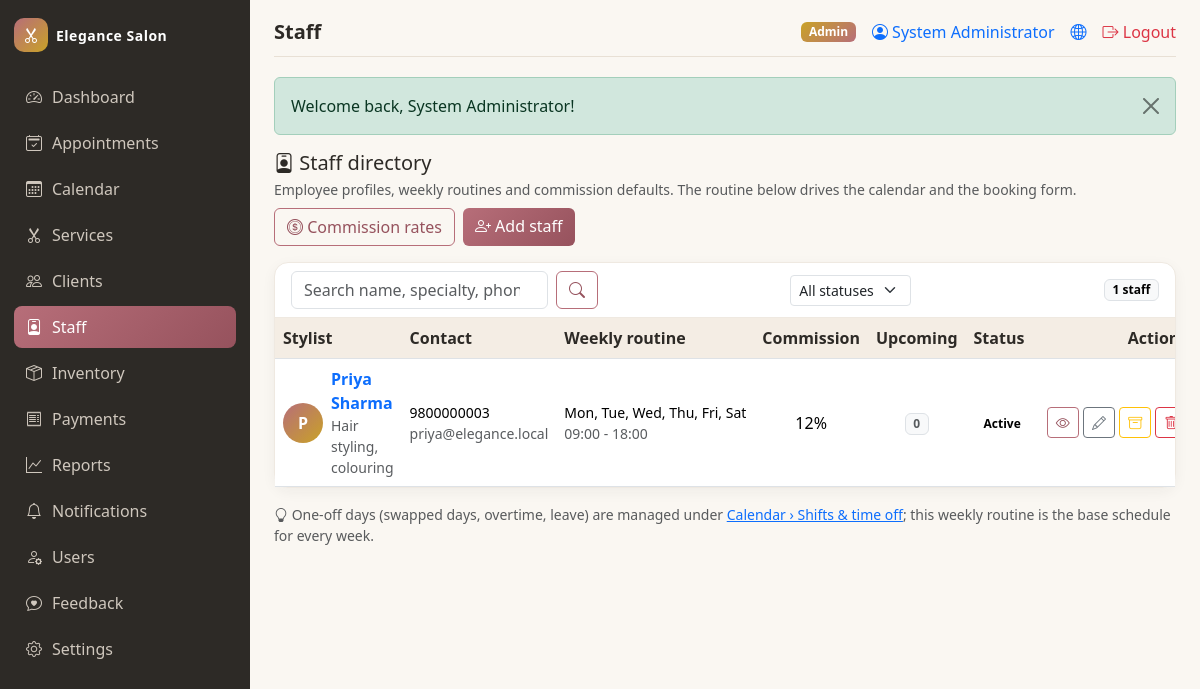
Screenshot of /modules/staff/index.php (signed in) with the database file from the repository.
### tables this page shows
CREATE TABLE staff (
  staff_id        INT UNSIGNED AUTO_INCREMENT PRIMARY KEY,
  user_id         INT UNSIGNED DEFAULT NULL UNIQUE,
  name            VARCHAR(100) NOT NULL,
  email           VARCHAR(120) DEFAULT NULL,
  phone           VARCHAR(20)  DEFAULT NULL,
  specialization  VARCHAR(150) DEFAULT NULL,
  commission_rate DECIMAL(5,2) NOT NULL DEFAULT 10.00,    
  work_days       SET('Mon','Tue','Wed','Thu','Fri','Sat','Sun')
                  NOT NULL DEFAULT 'Mon,Tue,Wed,Thu,Fri,Sat',
  shift_start     TIME NOT NULL DEFAULT '09:00:00',
  shift_end       TIME NOT NULL DEFAULT '18:00:00',
  hire_date       DATE DEFAULT NULL,
  status          ENUM('active','on_leave','inactive') NOT NULL DEFAULT 'active',
  created_at      TIMESTAMP NOT NULL DEFAULT CURRENT_TIMESTAMP,
  CONSTRAINT fk_staff_user FOREIGN KEY (user_id)
      REFERENCES users(user_id) ON DELETE SET NULL
);

### modules/staff/index.php (the view, shortened to what this page needs)
<?php
require_once __DIR__ . '/../../includes/init.php';
 $self = BASE_URL . 'modules/staff/';
 $q        = get('q');
 $status_f = get('status');
if (!in_array($status_f, array('active', 'on_leave', 'inactive'), true)) {
    $status_f = '';
}
 $page     = max(1, (int)get('page', 1));
 $per_page = 10;
 $offset   = ($page - 1) * $per_page;
 $conds  = array();
 $types  = '';
 $params = array();
 $where = $conds ? 'WHERE ' . implode(' AND ', $conds) : '';
 $stmt = mysqli_prepare($conn, "SELECT COUNT(*) FROM staff st $where");
mysqli_stmt_execute($stmt);
 $total_rows = (int)mysqli_fetch_row(mysqli_stmt_get_result($stmt))[0];
 $sql = "SELECT st.*, u.username AS login_username,
               (SELECT COUNT(*) FROM appointments a
                 WHERE a.staff_id = st.staff_id
                   AND a.appointment_date >= CURDATE()
                   AND a.status IN ('scheduled','confirmed')) AS upcoming
        FROM staff st
        LEFT JOIN users u ON u.user_id = st.user_id
        $where
        ORDER BY FIELD(st.status, 'active', 'on_leave', 'inactive'), st.name ASC
        LIMIT ? OFFSET ?";
 $types   .= 'ii';
 $params[] = $per_page;
 $params[] = $offset;
 $stmt = mysqli_prepare($conn, $sql);
mysqli_stmt_bind_param($stmt, $types, ...$params);
mysqli_stmt_execute($stmt);
 $members = mysqli_fetch_all(mysqli_stmt_get_result($stmt), MYSQLI_ASSOC);
 $status_pill = array(
    'active'   => 'pill-active',
    'on_leave' => 'pill-on_leave',
    'inactive' => 'pill-inactive',
);
require_once __DIR__ . '/../../includes/dash_header.php';
?>
<div class="d-flex flex-wrap justify-content-between align-items-center gap-2 mb-3">
    <div>
        <h5 class="mb-1"><i class="bi bi-person-badge"></i> Staff directory</h5>
        <p class="text-muted small mb-0">
            Employee profiles, weekly routines and commission defaults.
            The routine below drives the calendar and the booking form.
        </p>
    </div>
    <div class="d-flex gap-2">
        <a class="btn btn-outline-salon" href="<?= $self ?>commissions.php">
            <i class="bi bi-coin"></i> Commission rates
        </a>
        <a class="btn btn-salon" href="<?= $self ?>form.php"><i class="bi bi-person-plus"></i> Add staff</a>
    </div>
</div>
<div class="card card-salon">
    <div class="card-header d-flex flex-wrap justify-content-between align-items-center gap-2">
        <form class="d-flex search-bar" method="get" action="<?= $self ?>index.php">
            <input type="search" class="form-control" name="q" value="<?= e($q) ?>"
                   placeholder="Search name, specialty, phone or email...">
            <button class="btn btn-outline-salon ms-2" type="submit"><i class="bi bi-search"></i></button>
        </form>
        <form method="get" action="<?= $self ?>index.php" class="d-flex align-items-center gap-2">
            <select name="status" class="form-select form-select-sm" onchange="this.form.submit()">
                <option value="">All statuses</option>
            </select>
        </form>
        <span class="badge text-bg-light border"><?= $total_rows ?> staff</span>
    </div>
    <div class="card-body p-0">
        <?php if (!$members): ?>
            <div class="p-5 text-center text-muted">
                <i class="bi bi-person-badge fs-1 d-block mb-2"></i>
                <?php if ($q !== '' || $status_f !== ''): ?>
                    No staff match your filters.
                <?php else: ?>
                    No staff profiles yet - click <b>Add staff</b> to create the first one.
                <?php endif; ?>
            </div>
        <?php else: ?>
            <div class="table-responsive">
                <table class="table table-hover mb-0 align-middle">
                    <thead>
                        <tr>
                            <th>Stylist</th>
                            <th>Contact</th>
                            <th>Weekly routine</th>
                            <th class="text-center">Commission</th>
                            <th class="text-center">Upcoming</th>
                            <th>Status</th>
                            <th class="text-end">Actions</th>
                        </tr>
                    </thead>
                    <tbody>
                    <?php foreach ($members as $m): ?>
                        <tr class="<?= $m['status'] === 'inactive' ? 'table-light' : '' ?>">
                            <td>
                                <div class="d-flex align-items-center gap-2">
                                    <span class="avatar-circle" style="width:40px;height:40px;flex:0 0 40px;font-size:1rem;">
                                        <?= e(mb_strtoupper(mb_substr($m['name'], 0, 1))) ?>
                                    </span>
                                    <div>
                                        <a class="fw-semibold text-decoration-none" href="<?= $self ?>view.php?id=<?= (int)$m['staff_id'] ?>">
                                            <?= e($m['name']) ?>
                                        </a>
                                        <div class="small text-muted"><?= e($m['specialization'] !== null && $m['specialization'] !== '' ? $m['specialization'] : '-') ?></div>
                                    </div>
                                </div>
                            </td>
                            <td class="small">
                                <?= e($m['phone'] !== null && $m['phone'] !== '' ? $m['phone'] : '-') ?>
                                <div class="text-muted"><?= e($m['email'] !== null && $m['email'] !== '' ? $m['email'] : '') ?></div>
                            </td>
                            <td class="small text-nowrap">
                                <?= e(str_replace(',', ', ', $m['work_days'])) ?>
                                <div class="text-muted">
                                    <?= e(date('H:i', strtotime($m['shift_start']))) ?>
                                    - <?= e(date('H:i', strtotime($m['shift_end']))) ?>
                                </div>
                            </td>
                            <td class="text-center"><?= e(rtrim(rtrim($m['commission_rate'], '0'), '.')) ?>%</td>
                            <td class="text-center">
                                <span class="badge <?= $m['upcoming'] > 0 ? 'text-bg-light border' : 'text-bg-light border text-muted' ?>">
                                    <?= (int)$m['upcoming'] ?>
                                </span>
                            </td>
                            <td><span class="pill <?= $status_pill[$m['status']] ?>"><?= e(ucwords(str_replace('_', ' ', $m['status']))) ?></span></td>
                            <td class="text-end text-nowrap">
                                <a class="btn btn-sm btn-outline-salon" href="<?= $self ?>view.php?id=<?= (int)$m['staff_id'] ?>" title="View profile">
                                    <i class="bi bi-eye"></i>
                                </a>
                                <a class="btn btn-sm btn-outline-secondary" href="<?= $self ?>form.php?id=<?= (int)$m['staff_id'] ?>" title="Edit">
                                    <i class="bi bi-pencil"></i>
                                </a>
                                <form class="d-inline" method="post" action="<?= $self ?>index.php"
                                      data-confirm="<?= $m['status'] === 'active' ? 'Mark this profile as inactive?' : 'Mark this profile as active?' ?>">
                                    <button class="btn btn-sm btn-outline-warning" type="submit"
                                            title="<?= $m['status'] === 'active' ? 'Deactivate' : 'Activate' ?>">
                                        <i class="bi bi-<?= $m['status'] === 'active' ? 'archive' : 'arrow-counterclockwise' ?>"></i>
                                    </button>
                                </form>
                                <form class="d-inline" method="post" action="<?= $self ?>index.php"
                                      data-confirm="Permanently delete this staff profile? This cannot be undone.">
                                    <button class="btn btn-sm btn-outline-danger" type="submit" title="Delete">
                                        <i class="bi bi-trash"></i>
                                    </button>
                                </form>
                            </td>
                        </tr>
                    <?php endforeach; ?>
                    </tbody>
                </table>
            </div>
        <?php endif; ?>
    </div>
</div>
<p class="text-muted small mt-3 mb-0">
    <i class="bi bi-lightbulb"></i> One-off days (swapped days, overtime, leave) are managed under
    <a href="<?= BASE_URL ?>modules/calendar/shifts.php">Calendar &rsaquo; Shifts &amp; time off</a>;
    this weekly routine is the base schedule for every week.
</p>
<?php require_once __DIR__ . '/../../includes/dash_footer.php'; ?>

### assets/css/style.css (style rules this page uses)
:root { --salon-rose: #b76e79; --salon-rose-d: #96525d; --salon-gold: #c9a227; --salon-ink: #2d2a26; --salon-cream: #faf7f2; --salon-panel: #ffffff; --sidebar-w: 250px; }
body { background: var(--salon-cream); color: var(--salon-ink); font-family: "Segoe UI", system-ui, -apple-system, sans-serif; min-height: 100vh; display: flex; flex-direction: column; }
.btn-salon { background: linear-gradient(135deg, var(--salon-rose), var(--salon-rose-d)); color: #fff; border: none; }
.btn-outline-salon { border: 1px solid var(--salon-rose); color: var(--salon-rose-d); }
.card-salon { border: 1px solid #efe9e1; border-radius: 14px; box-shadow: 0 4px 14px rgba(45,42,38,.05); background: var(--salon-panel); }
.card-salon .card-header { background: transparent; border-bottom: 1px solid #efe9e1; font-weight: 600; }
.table > thead th { background: #f4ede4; color: var(--salon-ink); }
.pill { display: inline-block; padding: 3px 10px; border-radius: 20px; font-size: .75rem; font-weight: 600; }
.avatar-circle { width: 64px; height: 64px; border-radius: 50%; display: inline-flex; align-items: center; justify-content: center; font-size: 1.6rem; font-weight: 700; color: #fff; background: linear-gradient(135deg, var(--salon-rose), var(--salon-gold)); flex: 0 0 64px; }
.search-bar { max-width: 420px; }

### rows the page displays
staff: name "P", name "Priya Sharma", specialization "Hair styling, colouring", phone "9800000003", email "priya@elegance.local", work_days "Mon, Tue, Wed, Thu, Fri, Sat", shift_start "09:00", shift_end "18:00", commission_rate "12", upcoming "0", status "Active"

### other values shown
get_setting('salon_name', SITE_NAME) "Elegance Salon"
$m_item['label'] "Dashboard"
$m_item['label'] "Appointments"
$m_item['label'] "Calendar"
$m_item['label'] "Services"
$m_item['label'] "Clients"
$m_item['label'] "Staff"
$m_item['label'] "Inventory"
$m_item['label'] "Payments"
$m_item['label'] "Reports"
$m_item['label'] "Notifications"
$m_item['label'] "Users"
$m_item['label'] "Feedback"
$m_item['label'] "Settings"
$page_title "Staff"
